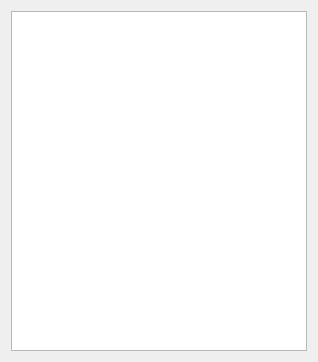
<?xml version="1.0" encoding="UTF-8"?>
<ui version="4.0">
 <class>libroABC_Dialog</class>
 <widget class="QDialog" name="libroABC_Dialog">
  <property name="geometry">
   <rect>
    <x>0</x>
    <y>0</y>
    <width>318</width>
    <height>362</height>
   </rect>
  </property>
  <property name="contextMenuPolicy">
   <enum>Qt::ActionsContextMenu</enum>
  </property>
  <property name="windowTitle">
   <string>Dialog</string>
  </property>
  <layout class="QGridLayout" name="gridLayout">
   <item row="0" column="0">
    <widget class="QTableView" name="tableView"/>
   </item>
  </layout>
  <action name="actionAlta">
   <property name="text">
    <string>Alta</string>
   </property>
  </action>
  <action name="actionBaja">
   <property name="text">
    <string>Baja</string>
   </property>
  </action>
 </widget>
 <resources/>
 <connections/>
</ui>
